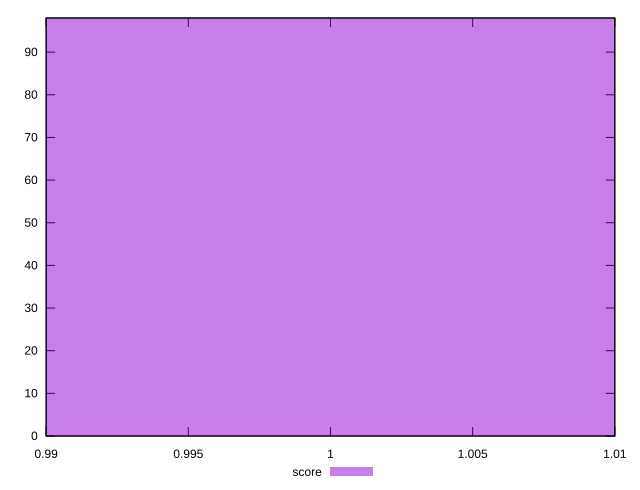

gnuplot code for this plot:
reset

$score <<EOF
1 98
EOF

set key outside below
set boxwidth 0.1
set xrange [0.99:1.01]
set yrange [0:98]
set trange [0:98]
set style fill transparent solid 0.5 noborder
set terminal svg size 640, 490 enhanced background rgb 'white'
set output "report/report_00029_2021-02-24T13-36-40.390Z/unminified-css/samples/card/score/histogram.svg"

plot $score title "score" with boxes

reset
